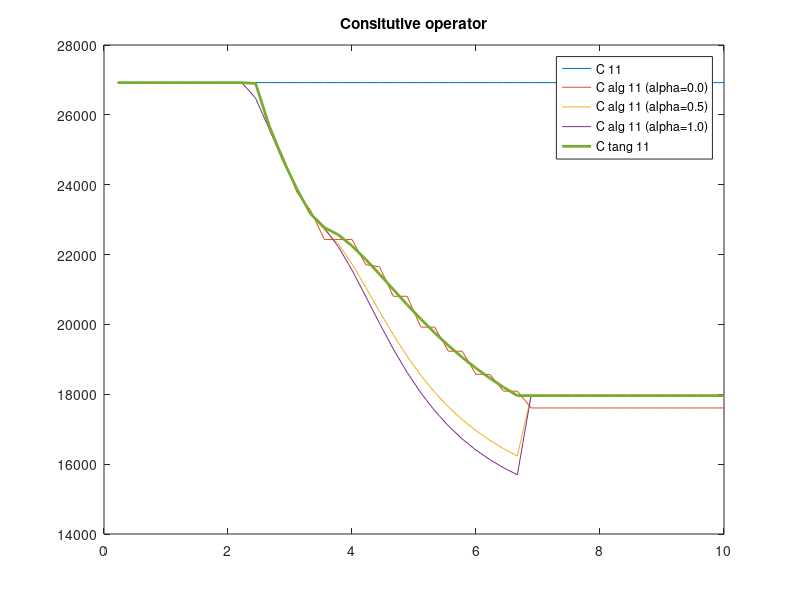

Recreate this plot in MATLAB.
Ce_11=[ 26923.0769230769 26923.0769230769 26923.0769230769 26923.0769230769 26923.0769230769 26923.0769230769 26923.0769230769 26923.0769230769 26923.0769230769 26923.0769230769 26923.0769230769 26923.0769230769 26923.0769230769 26923.0769230769 26923.0769230769 26923.0769230769 26923.0769230769 26923.0769230769 26923.0769230769 26923.0769230769 26923.0769230769 26923.0769230769 26923.0769230769 26923.0769230769 26923.0769230769 26923.0769230769 26923.0769230769 26923.0769230769 26923.0769230769 26923.0769230769 26923.0769230769 26923.0769230769 26923.0769230769 26923.0769230769 26923.0769230769 26923.0769230769 26923.0769230769 26923.0769230769 26923.0769230769 26923.0769230769 26923.0769230769 26923.0769230769 26923.0769230769 26923.0769230769 26923.0769230769];
C_tang_11=[ 26923.0769230769 26923.0769230769 26923.0769230769 26923.0769230769 26923.0769230769 26923.0769230769 26923.0769230769 26923.0769230769 26923.0769230769 26923.0769230769 26899.9323099479 25676.5775954059 24705.9046571995 23875.9437703674 23160.1824571175 22772.7480544140 22568.2563342150 22249.2105661582 21862.6632529772 21437.9318234017 21000.0119179474 20567.1313418048 20151.1844375585 19759.0097351038 19393.8230143720 19056.4477105954 18746.2406111109 18461.7337298772 18201.0541989124 17962.1858577449 17962.1858577449 17962.1858577449 17962.1858577449 17962.1858577449 17962.1858577449 17962.1858577449 17962.1858577449 17962.1858577449 17962.1858577449 17962.1858577449 17962.1858577449 17962.1858577449 17962.1858577449 17962.1858577449 17962.1858577449];
C_alg_11_a000=[ 26923.0769230769 26923.0769230769 26923.0769230769 26923.0769230769 26923.0769230769 26923.0769230769 26923.0769230769 26923.0769230769 26923.0769230769 26923.0769230769 26923.0769230769 25593.1036354720 24796.3829216000 23782.5613844965 23261.1077911918 22430.8335148183 22430.8335148183 22430.8335148183 21708.5229560017 21648.8625603241 20805.4806360362 20805.4806360362 19923.0430340324 19923.0430340324 19232.4092975918 19232.4092975918 18570.4314482857 18570.4314482857 18089.3333693749 18089.3333693749 17608.6233555311 17608.6233555311 17608.6233555311 17608.6233555311 17608.6233555311 17608.6233555311 17608.6233555311 17608.6233555311 17608.6233555311 17608.6233555311 17608.6233555311 17608.6233555311 17608.6233555311 17608.6233555311 17608.6233555311];
C_alg_11_a050=[ 26923.0769230769 26923.0769230769 26923.0769230769 26923.0769230769 26923.0769230769 26923.0769230769 26923.0769230769 26923.0769230769 26923.0769230769 26923.0769230769 26899.9323099479 25676.5775954059 24705.9046571995 23875.9437703674 23160.1824571175 22703.5123163183 22311.0492603927 21731.6244764114 21061.5561880392 20369.2841639366 19702.9746971700 19089.9073328626 18541.5334758410 18059.2291367158 17638.8880337946 17273.9746150942 16957.3107571996 16682.0050585998 16441.8653837333 16231.5265987312 17962.1858577449 17962.1858577449 17962.1858577449 17962.1858577449 17962.1858577449 17962.1858577449 17962.1858577449 17962.1858577449 17962.1858577449 17962.1858577449 17962.1858577449 17962.1858577449 17962.1858577449 17962.1858577449 17962.1858577449];
C_alg_11_a100=[ 26923.0769230769 26923.0769230769 26923.0769230769 26923.0769230769 26923.0769230769 26923.0769230769 26923.0769230769 26923.0769230769 26923.0769230769 26923.0769230769 26480.1468605442 25585.0032514568 24680.8559583088 23869.3025541098 23158.3924184742 22755.8791579286 22229.8994935606 21557.3403555982 20799.7985882410 20027.9190275574 19293.9679813183 18627.3784161110 18039.5128881902 17530.2568472763 17093.4247337509 16720.3404063946 16401.8937202828 16129.5712226233 15895.8779864469 15694.4323615286 17961.2819950611 17961.2819950611 17961.2819950611 17961.2819950611 17961.2819950611 17961.2819950611 17961.2819950611 17961.2819950611 17961.2819950611 17961.2819950611 17961.2819950611 17961.2819950611 17961.2819950611 17961.2819950611 17961.2819950611];

t=[0.222222222222222 0.444444444444444 0.666666666666667 0.888888888888889 1.11111111111111 1.33333333333333 1.55555555555556 1.77777777777778 2.00000000000000 2.22222222222222 2.44444444444445 2.66666666666667 2.88888888888889 3.11111111111111 3.33333333333333 3.55555555555556 3.77777777777778 4.00000000000000 4.22222222222222 4.44444444444445 4.66666666666667 4.88888888888889 5.11111111111111 5.33333333333334 5.55555555555556 5.77777777777778 6.00000000000000 6.22222222222222 6.44444444444445 6.66666666666667 6.88888888888889 7.11111111111111 7.33333333333334 7.55555555555556 7.77777777777778 8.00000000000000 8.22222222222222 8.44444444444445 8.66666666666667 8.88888888888889 9.11111111111111 9.33333333333333 9.55555555555555 9.77777777777777 10.0000000000000];
plot(t,Ce_11,t,C_alg_11_a000,t,C_alg_11_a050,t,C_alg_11_a100,t,C_tang_11,'LineWidth',2)
legend('C 11','C alg 11 (alpha=0.0)','C alg 11 (alpha=0.5)','C alg 11 (alpha=1.0)','C tang 11')
title('Consitutive operator')

% clear
% clc
% 
% r=0:0.1:10;
% H=0.5;
% q_inf=3;
% r0=1.5;
% 
% 
% r1=r0+1/H*(q_inf-r0);
% 
% for i=1:length(r)
% %LINEAR
% q_lin(i)=r0+H*(r(i)-r0);
% if q_lin(i)>q_inf
%    q_lin(i)=q_inf;
% end
% A=1.00;
% q_exp_100(i)=q_inf-(q_inf-r0)*exp(A*(1-r(i)/r0));
% A=0.75;
% q_exp_075(i)=q_inf-(q_inf-r0)*exp(A*(1-r(i)/r0));
% A=0.50;
% q_exp_050(i)=q_inf-(q_inf-r0)*exp(A*(1-r(i)/r0));
% A=0.25;
% q_exp_025(i)=q_inf-(q_inf-r0)*exp(A*(1-r(i)/r0));
% A=0.1;
% q_exp_010(i)=q_inf-(q_inf-r0)*exp(A*(1-r(i)/r0));
% end
% figure(30)
% plot(r,q_lin,r,q_exp_100,r,q_exp_050,r,q_exp_010)
% ylim([0 4])
% title('Linear vs. Exponential hardening law')
% xlabel('r') % x-axis label
% ylabel('q') % y-axis label
% legend('Linear','Exp, A=1.00','Exp, A=0.50','Exp, A=0.10')
